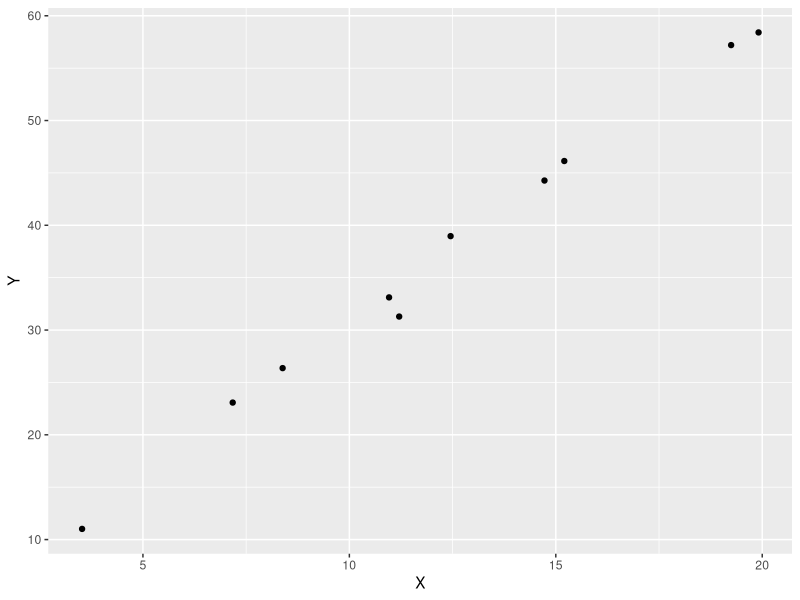

Generate this figure with R:
## ---- chunk 1
library(tidyverse)
library(palmerpenguins)
data(penguins)
## ---- chunk 2
for (i in 1:10){
  print(i*5)
}
## ---- chunk 3
for (i in c("a", "b", "c")){
  print(i)
}
## ---- chunk 4
for (i in 1:3) {
  print(now( ) + i)
}
## ---- chunk 5
outputs <- c()

for (i in 1:5) {
  outputs <- c(outputs, i) * i
}

outputs
## ---- chunk 6
i = 1
while(i <= 10){
  print(i*5)
  i = i + 1
}
## ---- chunk 7
grades <- tibble(grade = c(94, 87, 73))

grades %>%
  mutate(letter = case_when(
    grade >= 80 ~ "A",
    grade >= 70 ~ "B",
    TRUE ~ "F"))
## ---- chunk 8
library(purrr)
## ---- chunk 9
iris %>%
  map_dbl(mean)
## ---- chunk 10
iris %>%
  map_chr(typeof)
## ---- chunk 11
iris %>%
  map(summary)
## ---- chunk 12
x <- list(1, 1, 1)
y <- list(10, 20, 30)

map2(x, y, ~ .x + .y)
## ---- chunk 13
runif(5)
runif(5)
## ---- chunk 14
set.seed(1818)
runif(5)
## ---- chunk 15
set.seed(1838)
runif(5)
## ---- chunk 16
set.seed(1818)
runif(5)
## ---- chunk 17
set.seed(1818)
runif(10, 1, 20)
## ---- chunk 18
set.seed(1818)
rnorm(10, 5, 1)
## ---- chunk 19
set.seed(1818)
sample(c("a", "b", "c"),
       size = 10,
       replace = TRUE,
       prob = c(0.1, 0.2, 0.7))
## ---- chunk 20
set.seed(1818)
simulated_data <- tibble(X = runif(10, 0, 20),
       Y = 3*X + rnorm(10, 0, 1)) 

simulated_data
## ---- chunk 21
simulated_data %>%
  ggplot(aes(x = X, y = Y)) +
  geom_point()
